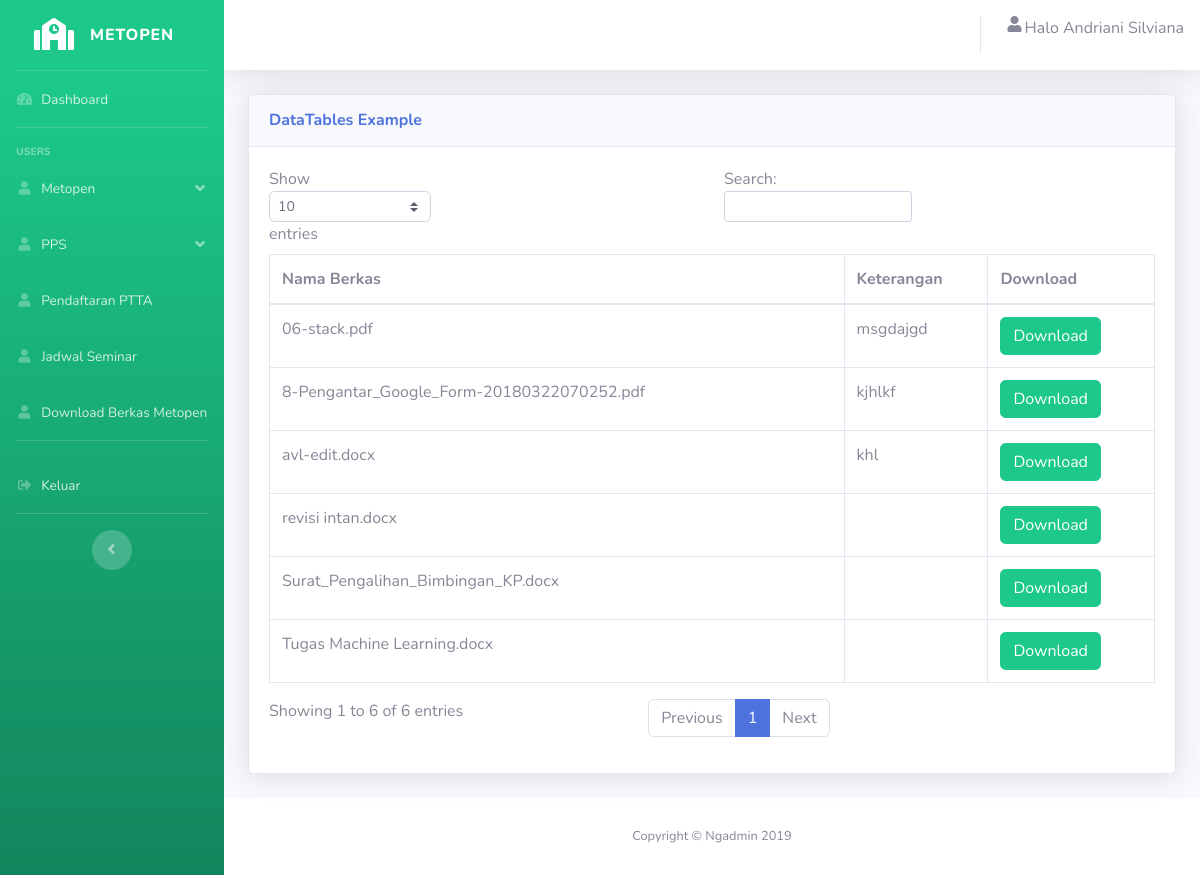
/Login_mhs/berkas/1600018016 (signed in), run on the app's committed database.
### tables this page shows
CREATE TABLE `mahasiswa` (
  `username` varchar(14) NOT NULL,
  `password` varchar(30) NOT NULL,
  `nama` varchar(30) NOT NULL
);

CREATE TABLE `berkas` (
  `id` int(11) NOT NULL,
  `foto` varchar(200) NOT NULL,
  `keterangan` varchar(200) NOT NULL
);

### application/controllers/Login_mhs.php (called while the page is built, shortened)
<?php
class Login_mhs extends CI_Controller{
    public function __construct(){
        $this->load->library('form_validation');
        $this->load->model('login_model');
        $this->load->model('daftar_judul_model');
        $this->load->model('jadwal_seminar_model');
    }
    public function berkas($username){
        $data['judul'] = "Metopen";
        $data['mahasiswa'] = $this->login_model->tampil($username);
        $data['data'] = $this->daftar_judul_model->berkas();
        $data['card'] = $this->daftar_judul_model->tampil_card($username);
        $this->load->view('templates/header',$data);
        $this->load->view('templates/sidebar',$data);
        $this->load->view('templates/topbar',$data);
        $this->load->view('berkas',$data);
        $this->load->view('templates/footer');
    }
}
?>

### index.php (called while the page is built, shortened)
<?php
require_once BASEPATH.'core/CodeIgniter.php';

### application/models/login_model.php (called while the page is built, shortened)
<?php
class login_model extends CI_Model
{
    function tampil($username)
    {
        return $this->db->get_where('mahasiswa', ["username" => $username])->row();
    }
}
?>

### application/models/daftar_judul_model.php (called while the page is built, shortened)
<?php
class daftar_judul_model extends CI_Model{
 function tampil_card($nim){
   $this->db->select('*');
   $this->db->from('judul_metopen');
   $this->db->join('mahasiswa','judul_metopen.nim = mahasiswa.username');
   $this->db->where('nim',$nim);
   $this->db->order_by('judul_metopen.id','DESC');
   return $this->db->get()->result_array();
 }
public function berkas(){
  $this->db->select('*');
  $this->db->from('berkas');
  return $this->db->get()->result();
}
}
?>

### application/views/berkas.php (the view)
 <div class="container-fluid">
<div class="card shadow mb-4">
  <div class="card-header py-3">
    <h6 class="m-0 font-weight-bold text-primary">DataTables Example</h6>
  </div>
  <div class="card-body">
    <div class="x">
      <table class="table table-bordered" id="dataTable" width="100%" cellspacing="0">
        <thead>
          <tr>
            <th>Nama Berkas</th>
            <th>Keterangan</th>
            <th>Download</th>
          </tr>
        </thead>
        <tbody>
        <?php
        foreach($data as $d){
            echo'
            <tr>
                <td>'.$d->foto.'</td>
                <td>'.$d->keterangan.'</td>
                <td><a href="'.base_url().'Login_mhs/download/'.$d->foto.'" class="btn btn-success">Download</a></td>
            </tr>
            ';
        }
            ?>
        </tbody>
      </table>
    </div>
  </div>
</div>
</div>

### application/views/templates/header.php (shortened to what this page needs)
<!DOCTYPE html>
<html lang="en">
<head>
  <link href="<?= base_url(); ?>assets/vendor/fontawesome-free/css/all.min.css" rel="stylesheet" type="text/css">
  <link href="<?= base_url(); ?>assets/css/sb-admin-2.min.css" rel="stylesheet">
  <link href="<?= base_url(); ?>assets/css/style.css" rel="stylesheet">
</head>
<body id="page-top">
  <div id="wrapper">

### application/views/templates/sidebar.php (shortened to what this page needs)
<ul class="navbar-nav bg-gradient-success sidebar sidebar-dark accordion" id="accordionSidebar">
  <a class="sidebar-brand d-flex align-items-center justify-content-center" href="#">
    <div class="sidebar-brand-icon">
      <i class="fas fa-fw fa-school"></i>
    </div>
    <div class="sidebar-brand-text mx-3">Metopen</div>
  </a>
  <hr class="sidebar-divider my-0">
  <li class="nav-item">
    <a class="nav-link" href="<?= base_url('Login_mhs/dashboard/'.$mahasiswa->username) ?>">
      <i class="fas fa-fw fa-tachometer-alt"></i>
      <span>Dashboard</span></a>
  </li>
    <hr class="sidebar-divider">
    <div class="sidebar-heading">
      Users
    </div>
    <li class="nav-item">
      <a class="nav-link"collapsed" href="#" data-toggle="collapse" data-target="#collapsePages1" aria-expanded="true" aria-controls="collapsePages" >
        <i class="fas fa-fw fa-user"></i>
        <span>Metopen</span></a>
    </li>
    <li class="nav-item">
      <a class="nav-link"collapsed" href="#" data-toggle="collapse" data-target="#collapsePages" aria-expanded="true" aria-controls="collapsePages" >
        <i class="fas fa-fw fa-user"></i>
        <span>PPS</span></a>
    </li>
    <li class="nav-item">
      <a class="nav-link" href="<?= base_url('Login_mhs/ptta/'.$mahasiswa->username) ?>">
        <i class="fas fa-fw fa-user"></i>
        <span>Pendaftaran PTTA</span></a>
    </li>
    <li class="nav-item">
      <a class="nav-link" href="<?= base_url('Login_mhs/jadwal/'.$mahasiswa->username) ?>">
        <i class="fas fa-fw fa-user"></i>
        <span>Jadwal Seminar</span></a>
    </li>
    <li class="nav-item">
      <a class="nav-link" href="<?= base_url('Login_mhs/berkas/'.$mahasiswa->username) ?>">
        <i class="fas fa-fw fa-user"></i>
        <span>Download Berkas Metopen</span></a>
    </li>
  <hr class="sidebar-divider">
  <li class="nav-item">
    <a class="nav-link" href="<?= base_url('Login_mhs/logout'); ?>" data-toggle="modal" data-target="#logoutModal">
      <i class="fas fa-fw fa-sign-out-alt"></i>
      <span>Keluar</span></a>
  </li>
  <hr class="sidebar-divider d-none d-md-block">
  <div class="text-center d-none d-md-inline">
    <button class="rounded-circle border-0" id="sidebarToggle"></button>
  </div>
</ul>

### application/views/templates/topbar.php (shortened to what this page needs)
<div id="content-wrapper" class="d-flex flex-column">
  <div id="content">
    <nav class="navbar navbar-expand navbar-light bg-white topbar mb-4 static-top shadow">
      <ul class="navbar-nav ml-auto">
            <i class="fas fa-fw fa-user"></i>
            Halo   <?= $mahasiswa->nama ; ?>
      </ul>
    </nav>

### application/views/templates/footer.php (shortened to what this page needs)
</div>
<footer class="sticky-footer bg-white">
  <div class="container my-auto">
    <div class="copyright text-center my-auto">
      <span>Copyright &copy; Ngadmin 2019</span>
    </div>
  </div>
</footer>
</div>
</div>
</body>
</html>

### data on the page
mahasiswa: nama "Andriani Silviana"
berkas: foto "revisi intan.docx"
berkas: foto "Surat_Pengalihan_Bimbingan_KP.docx"
berkas: foto "Tugas Machine Learning.docx"
berkas: foto "06-stack.pdf", keterangan "msgdajgd"
berkas: foto "avl-edit.docx", keterangan "khl"
berkas: foto "8-Pengantar_Google_Form-20180322070252.pdf", keterangan "kjhlkf"
